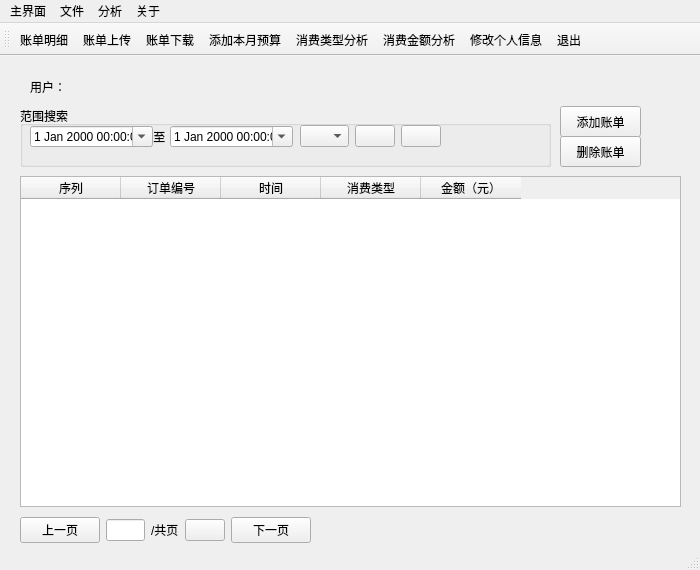
<?xml version="1.0" encoding="UTF-8"?>
<ui version="4.0">
 <class>MainWindow</class>
 <widget class="QMainWindow" name="MainWindow">
  <property name="geometry">
   <rect>
    <x>0</x>
    <y>0</y>
    <width>700</width>
    <height>570</height>
   </rect>
  </property>
  <property name="minimumSize">
   <size>
    <width>700</width>
    <height>570</height>
   </size>
  </property>
  <property name="maximumSize">
   <size>
    <width>700</width>
    <height>570</height>
   </size>
  </property>
  <property name="windowTitle">
   <string>个人消费记账统计与分析系统</string>
  </property>
  <property name="windowIcon">
   <iconset>
    <normaloff>../image/loginLog.png</normaloff>../image/loginLog.png</iconset>
  </property>
  <widget class="QWidget" name="centralwidget">
   <widget class="QStackedWidget" name="stackedWidget">
    <property name="geometry">
     <rect>
      <x>10</x>
      <y>10</y>
      <width>681</width>
      <height>511</height>
     </rect>
    </property>
    <property name="currentIndex">
     <number>0</number>
    </property>
    <widget class="QWidget" name="account_page">
     <widget class="QTableWidget" name="accounttableWidget">
      <property name="geometry">
       <rect>
        <x>10</x>
        <y>110</y>
        <width>661</width>
        <height>331</height>
       </rect>
      </property>
      <property name="showGrid">
       <bool>false</bool>
      </property>
      <column>
       <property name="text">
        <string>序列</string>
       </property>
      </column>
      <column>
       <property name="text">
        <string>订单编号</string>
       </property>
      </column>
      <column>
       <property name="text">
        <string>时间</string>
       </property>
      </column>
      <column>
       <property name="text">
        <string>消费类型</string>
       </property>
      </column>
      <column>
       <property name="text">
        <string>金额（元）</string>
       </property>
      </column>
     </widget>
     <widget class="QGroupBox" name="groupBox">
      <property name="geometry">
       <rect>
        <x>10</x>
        <y>40</y>
        <width>531</width>
        <height>61</height>
       </rect>
      </property>
      <property name="title">
       <string>范围搜索</string>
      </property>
      <widget class="QLabel" name="label_2">
       <property name="geometry">
        <rect>
         <x>120</x>
         <y>10</y>
         <width>31</width>
         <height>41</height>
        </rect>
       </property>
       <property name="whatsThis">
        <string>&lt;html&gt;&lt;head/&gt;&lt;body&gt;&lt;p align=&quot;center&quot;&gt;至&lt;/p&gt;&lt;/body&gt;&lt;/html&gt;</string>
       </property>
       <property name="text">
        <string>    至</string>
       </property>
      </widget>
      <widget class="QDateTimeEdit" name="enddate">
       <property name="geometry">
        <rect>
         <x>150</x>
         <y>20</y>
         <width>123</width>
         <height>21</height>
        </rect>
       </property>
       <property name="calendarPopup">
        <bool>true</bool>
       </property>
      </widget>
      <widget class="QDateTimeEdit" name="startdate">
       <property name="geometry">
        <rect>
         <x>10</x>
         <y>20</y>
         <width>123</width>
         <height>21</height>
        </rect>
       </property>
       <property name="calendarPopup">
        <bool>true</bool>
       </property>
      </widget>
      <widget class="QWidget" name="layoutWidget">
       <property name="geometry">
        <rect>
         <x>280</x>
         <y>15</y>
         <width>141</width>
         <height>31</height>
        </rect>
       </property>
       <layout class="QHBoxLayout" name="horizontalLayout">
        <item>
         <widget class="QComboBox" name="comboBox">
          <item>
           <property name="text">
            <string/>
           </property>
          </item>
          <item>
           <property name="text">
            <string>餐饮</string>
           </property>
          </item>
          <item>
           <property name="text">
            <string>购物</string>
           </property>
          </item>
          <item>
           <property name="text">
            <string>日用</string>
           </property>
          </item>
          <item>
           <property name="text">
            <string>交通</string>
           </property>
          </item>
          <item>
           <property name="text">
            <string>娱乐</string>
           </property>
          </item>
         </widget>
        </item>
        <item>
         <widget class="QPushButton" name="searchbutton">
          <property name="text">
           <string/>
          </property>
          <property name="icon">
           <iconset>
            <normaloff>../image/search.png</normaloff>../image/search.png</iconset>
          </property>
         </widget>
        </item>
        <item>
         <widget class="QPushButton" name="resetting">
          <property name="text">
           <string/>
          </property>
          <property name="icon">
           <iconset>
            <normaloff>../image/refresh.png</normaloff>../image/refresh.png</iconset>
          </property>
          <property name="iconSize">
           <size>
            <width>16</width>
            <height>16</height>
           </size>
          </property>
         </widget>
        </item>
       </layout>
      </widget>
     </widget>
     <widget class="QLabel" name="usernameLabe">
      <property name="geometry">
       <rect>
        <x>20</x>
        <y>0</y>
        <width>251</width>
        <height>41</height>
       </rect>
      </property>
      <property name="toolTip">
       <string>&lt;html&gt;&lt;head/&gt;&lt;body&gt;&lt;p&gt;&lt;span style=&quot; font-weight:700;&quot;&gt;用户：&lt;/span&gt;&lt;/p&gt;&lt;/body&gt;&lt;/html&gt;</string>
      </property>
      <property name="whatsThis">
       <string>&lt;html&gt;&lt;head/&gt;&lt;body&gt;&lt;p&gt;&lt;span style=&quot; font-weight:700;&quot;&gt;用户：&lt;/span&gt;&lt;/p&gt;&lt;/body&gt;&lt;/html&gt;</string>
      </property>
      <property name="text">
       <string>用户：</string>
      </property>
     </widget>
     <widget class="QPushButton" name="insertAccount">
      <property name="geometry">
       <rect>
        <x>550</x>
        <y>40</y>
        <width>81</width>
        <height>31</height>
       </rect>
      </property>
      <property name="text">
       <string>添加账单</string>
      </property>
      <property name="icon">
       <iconset>
        <normaloff>../image/add-circle.png</normaloff>../image/add-circle.png</iconset>
      </property>
      <property name="iconSize">
       <size>
        <width>18</width>
        <height>18</height>
       </size>
      </property>
     </widget>
     <widget class="QWidget" name="layoutWidget">
      <property name="geometry">
       <rect>
        <x>10</x>
        <y>450</y>
        <width>291</width>
        <height>28</height>
       </rect>
      </property>
      <layout class="QHBoxLayout" name="horizontalLayout_6" stretch="0,0,0,2,0">
       <item>
        <widget class="QPushButton" name="previousPage">
         <property name="text">
          <string>上一页</string>
         </property>
         <property name="icon">
          <iconset>
           <normaloff>../image/direction-left.png</normaloff>../image/direction-left.png</iconset>
         </property>
        </widget>
       </item>
       <item>
        <widget class="QLineEdit" name="pagelineEdit"/>
       </item>
       <item>
        <widget class="QLabel" name="pagelabel">
         <property name="text">
          <string>/共页</string>
         </property>
        </widget>
       </item>
       <item>
        <widget class="QPushButton" name="pagepushButton">
         <property name="text">
          <string/>
         </property>
         <property name="icon">
          <iconset>
           <normaloff>../image/skip.png</normaloff>../image/skip.png</iconset>
         </property>
         <property name="iconSize">
          <size>
           <width>18</width>
           <height>18</height>
          </size>
         </property>
        </widget>
       </item>
       <item>
        <widget class="QPushButton" name="nextPage">
         <property name="text">
          <string>下一页</string>
         </property>
         <property name="icon">
          <iconset>
           <normaloff>../image/direction-right.png</normaloff>../image/direction-right.png</iconset>
         </property>
        </widget>
       </item>
      </layout>
     </widget>
     <widget class="QPushButton" name="deleteButton">
      <property name="geometry">
       <rect>
        <x>550</x>
        <y>70</y>
        <width>81</width>
        <height>31</height>
       </rect>
      </property>
      <property name="text">
       <string>删除账单</string>
      </property>
      <property name="icon">
       <iconset>
        <normaloff>../image/ashbin.png</normaloff>../image/ashbin.png</iconset>
      </property>
      <property name="iconSize">
       <size>
        <width>18</width>
        <height>18</height>
       </size>
      </property>
     </widget>
     <zorder>layoutWidget</zorder>
     <zorder>groupBox</zorder>
     <zorder>accounttableWidget</zorder>
     <zorder>usernameLabe</zorder>
     <zorder>insertAccount</zorder>
     <zorder>deleteButton</zorder>
    </widget>
    <widget class="QWidget" name="page_2">
     <widget class="QScrollArea" name="scrollAreaType">
      <property name="geometry">
       <rect>
        <x>0</x>
        <y>70</y>
        <width>681</width>
        <height>421</height>
       </rect>
      </property>
      <property name="widgetResizable">
       <bool>true</bool>
      </property>
      <widget class="QWidget" name="scrollAreaWidgetContents">
       <property name="geometry">
        <rect>
         <x>0</x>
         <y>0</y>
         <width>679</width>
         <height>419</height>
        </rect>
       </property>
      </widget>
     </widget>
     <widget class="QGroupBox" name="groupBox_3">
      <property name="geometry">
       <rect>
        <x>0</x>
        <y>10</y>
        <width>681</width>
        <height>61</height>
       </rect>
      </property>
      <property name="title">
       <string>搜索框</string>
      </property>
      <widget class="QWidget" name="layoutWidget_2">
       <property name="geometry">
        <rect>
         <x>21</x>
         <y>31</y>
         <width>441</width>
         <height>28</height>
        </rect>
       </property>
       <layout class="QHBoxLayout" name="horizontalLayout_5">
        <item>
         <widget class="QLabel" name="label_6">
          <property name="text">
           <string>请输入年份：</string>
          </property>
         </widget>
        </item>
        <item>
         <widget class="QLineEdit" name="yearlineEdit_2"/>
        </item>
        <item>
         <widget class="QLabel" name="label_7">
          <property name="text">
           <string>请输入月份：</string>
          </property>
         </widget>
        </item>
        <item>
         <widget class="QLineEdit" name="monthlineEdit_2"/>
        </item>
        <item>
         <widget class="QPushButton" name="yearmonthButton_2">
          <property name="text">
           <string>提交</string>
          </property>
          <property name="icon">
           <iconset>
            <normaloff>../image/search.png</normaloff>../image/search.png</iconset>
          </property>
          <property name="iconSize">
           <size>
            <width>18</width>
            <height>18</height>
           </size>
          </property>
         </widget>
        </item>
        <item>
         <widget class="QLabel" name="label_8">
          <property name="text">
           <string>（月份可为空）</string>
          </property>
         </widget>
        </item>
       </layout>
      </widget>
     </widget>
    </widget>
    <widget class="QWidget" name="page">
     <widget class="QScrollArea" name="scrollAreaPrice">
      <property name="geometry">
       <rect>
        <x>0</x>
        <y>70</y>
        <width>681</width>
        <height>421</height>
       </rect>
      </property>
      <property name="widgetResizable">
       <bool>true</bool>
      </property>
      <widget class="QWidget" name="scrollAreaWidgetContents_2">
       <property name="geometry">
        <rect>
         <x>0</x>
         <y>0</y>
         <width>679</width>
         <height>419</height>
        </rect>
       </property>
      </widget>
     </widget>
     <widget class="QGroupBox" name="groupBox_2">
      <property name="geometry">
       <rect>
        <x>0</x>
        <y>10</y>
        <width>681</width>
        <height>61</height>
       </rect>
      </property>
      <property name="title">
       <string>搜索框</string>
      </property>
      <widget class="QWidget" name="layoutWidget">
       <property name="geometry">
        <rect>
         <x>21</x>
         <y>31</y>
         <width>441</width>
         <height>28</height>
        </rect>
       </property>
       <layout class="QHBoxLayout" name="horizontalLayout_2">
        <item>
         <widget class="QLabel" name="label_3">
          <property name="text">
           <string>请输入年份：</string>
          </property>
         </widget>
        </item>
        <item>
         <widget class="QLineEdit" name="yearlineEdit"/>
        </item>
        <item>
         <widget class="QLabel" name="label_4">
          <property name="text">
           <string>请输入月份：</string>
          </property>
         </widget>
        </item>
        <item>
         <widget class="QLineEdit" name="monthlineEdit"/>
        </item>
        <item>
         <widget class="QPushButton" name="yearmonthButton">
          <property name="text">
           <string>提交</string>
          </property>
          <property name="icon">
           <iconset>
            <normaloff>../image/search.png</normaloff>../image/search.png</iconset>
          </property>
          <property name="iconSize">
           <size>
            <width>18</width>
            <height>18</height>
           </size>
          </property>
         </widget>
        </item>
        <item>
         <widget class="QLabel" name="label_5">
          <property name="text">
           <string>（月份可为空）</string>
          </property>
         </widget>
        </item>
       </layout>
      </widget>
     </widget>
    </widget>
   </widget>
   <widget class="QWidget" name="layoutWidget">
    <property name="geometry">
     <rect>
      <x>0</x>
      <y>0</y>
      <width>2</width>
      <height>2</height>
     </rect>
    </property>
    <layout class="QHBoxLayout" name="horizontalLayout_3"/>
   </widget>
   <widget class="QWidget" name="layoutWidget">
    <property name="geometry">
     <rect>
      <x>0</x>
      <y>0</y>
      <width>2</width>
      <height>2</height>
     </rect>
    </property>
    <layout class="QHBoxLayout" name="horizontalLayout_4"/>
   </widget>
  </widget>
  <widget class="QMenuBar" name="menubar">
   <property name="geometry">
    <rect>
     <x>0</x>
     <y>0</y>
     <width>700</width>
     <height>23</height>
    </rect>
   </property>
   <widget class="QMenu" name="menu">
    <property name="title">
     <string>主界面</string>
    </property>
    <addaction name="actionsaccount"/>
   </widget>
   <widget class="QMenu" name="menu_2">
    <property name="title">
     <string>关于</string>
    </property>
    <addaction name="actionupdateUser"/>
    <addaction name="actionExit"/>
   </widget>
   <widget class="QMenu" name="menu_3">
    <property name="title">
     <string>分析</string>
    </property>
    <addaction name="accounttype"/>
    <addaction name="accountprice"/>
    <addaction name="actionbudget"/>
    <addaction name="actionxiugaibudget"/>
   </widget>
   <widget class="QMenu" name="menu_4">
    <property name="title">
     <string>文件</string>
    </property>
    <addaction name="actionshangchuan"/>
    <addaction name="actionxiazai"/>
   </widget>
   <addaction name="menu"/>
   <addaction name="menu_4"/>
   <addaction name="menu_3"/>
   <addaction name="menu_2"/>
  </widget>
  <widget class="QStatusBar" name="statusbar"/>
  <widget class="QToolBar" name="toolBar">
   <property name="windowTitle">
    <string>toolBar</string>
   </property>
   <attribute name="toolBarArea">
    <enum>TopToolBarArea</enum>
   </attribute>
   <attribute name="toolBarBreak">
    <bool>false</bool>
   </attribute>
   <addaction name="actionsaccount"/>
   <addaction name="actionshangchuan"/>
   <addaction name="actionxiazai"/>
   <addaction name="actionbudget"/>
   <addaction name="accounttype"/>
   <addaction name="accountprice"/>
   <addaction name="actionupdateUser"/>
   <addaction name="actionExit"/>
  </widget>
  <action name="actionsaccount">
   <property name="icon">
    <iconset>
     <normaloff>../image/home.png</normaloff>../image/home.png</iconset>
   </property>
   <property name="text">
    <string>账单明细</string>
   </property>
  </action>
  <action name="actionbb">
   <property name="text">
    <string>版本号</string>
   </property>
  </action>
  <action name="actionExit">
   <property name="icon">
    <iconset>
     <normaloff>../image/sign-out.png</normaloff>../image/sign-out.png</iconset>
   </property>
   <property name="text">
    <string>退出</string>
   </property>
  </action>
  <action name="accounttype">
   <property name="icon">
    <iconset>
     <normaloff>../image/chart-pie.png</normaloff>../image/chart-pie.png</iconset>
   </property>
   <property name="text">
    <string>消费类型分析</string>
   </property>
  </action>
  <action name="accountprice">
   <property name="icon">
    <iconset>
     <normaloff>../image/chart-bar.png</normaloff>../image/chart-bar.png</iconset>
   </property>
   <property name="text">
    <string>消费金额分析</string>
   </property>
  </action>
  <action name="actionshangchuan">
   <property name="icon">
    <iconset>
     <normaloff>../image/upload.png</normaloff>../image/upload.png</iconset>
   </property>
   <property name="text">
    <string>账单上传</string>
   </property>
   <property name="iconVisibleInMenu">
    <bool>true</bool>
   </property>
  </action>
  <action name="actionxiazai">
   <property name="icon">
    <iconset>
     <normaloff>../image/download.png</normaloff>../image/download.png</iconset>
   </property>
   <property name="text">
    <string>账单下载</string>
   </property>
  </action>
  <action name="actionbudget">
   <property name="icon">
    <iconset>
     <normaloff>../image/budget.png</normaloff>../image/budget.png</iconset>
   </property>
   <property name="text">
    <string>添加本月预算</string>
   </property>
  </action>
  <action name="actionxiugaibudget">
   <property name="text">
    <string>修改本月预算</string>
   </property>
  </action>
  <action name="actionupdateUser">
   <property name="icon">
    <iconset>
     <normaloff>../image/updateuser.png</normaloff>../image/updateuser.png</iconset>
   </property>
   <property name="text">
    <string>修改个人信息</string>
   </property>
   <property name="autoRepeat">
    <bool>false</bool>
   </property>
  </action>
 </widget>
 <resources/>
 <connections/>
</ui>
